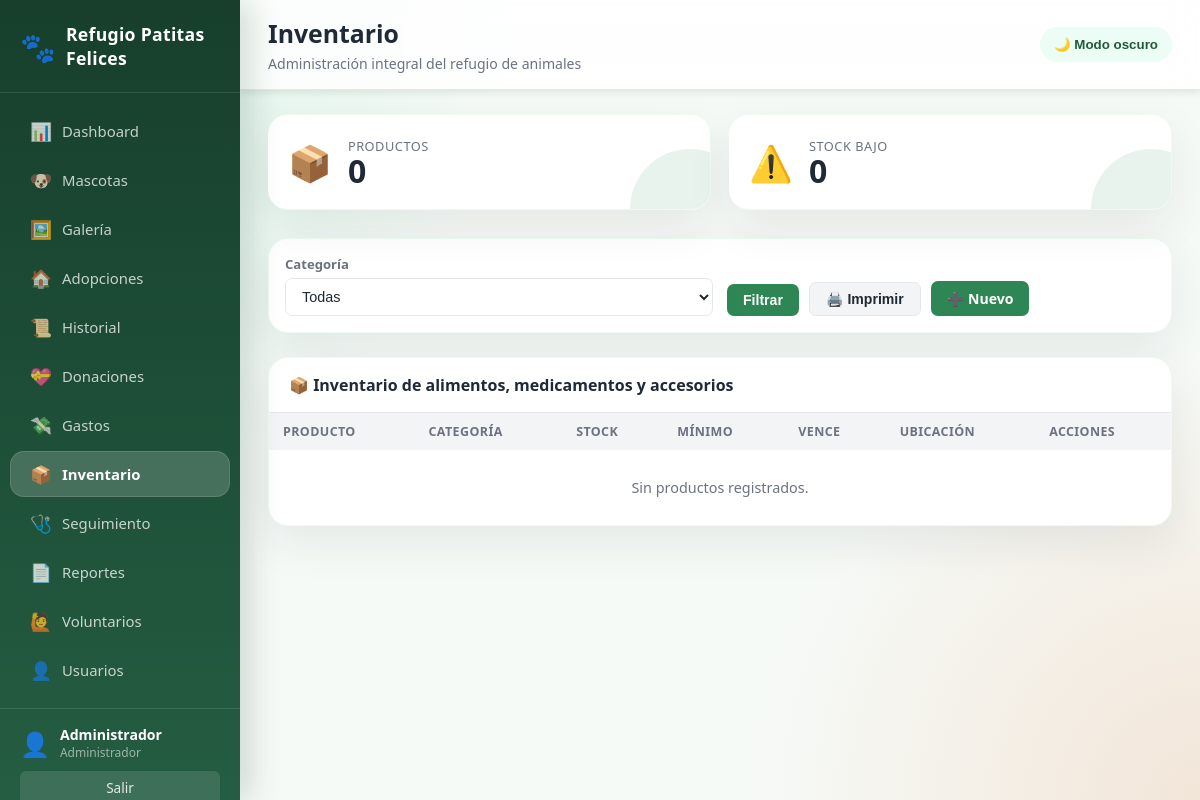
Page /pages/inventario.php (signed in) on the earlier database version.
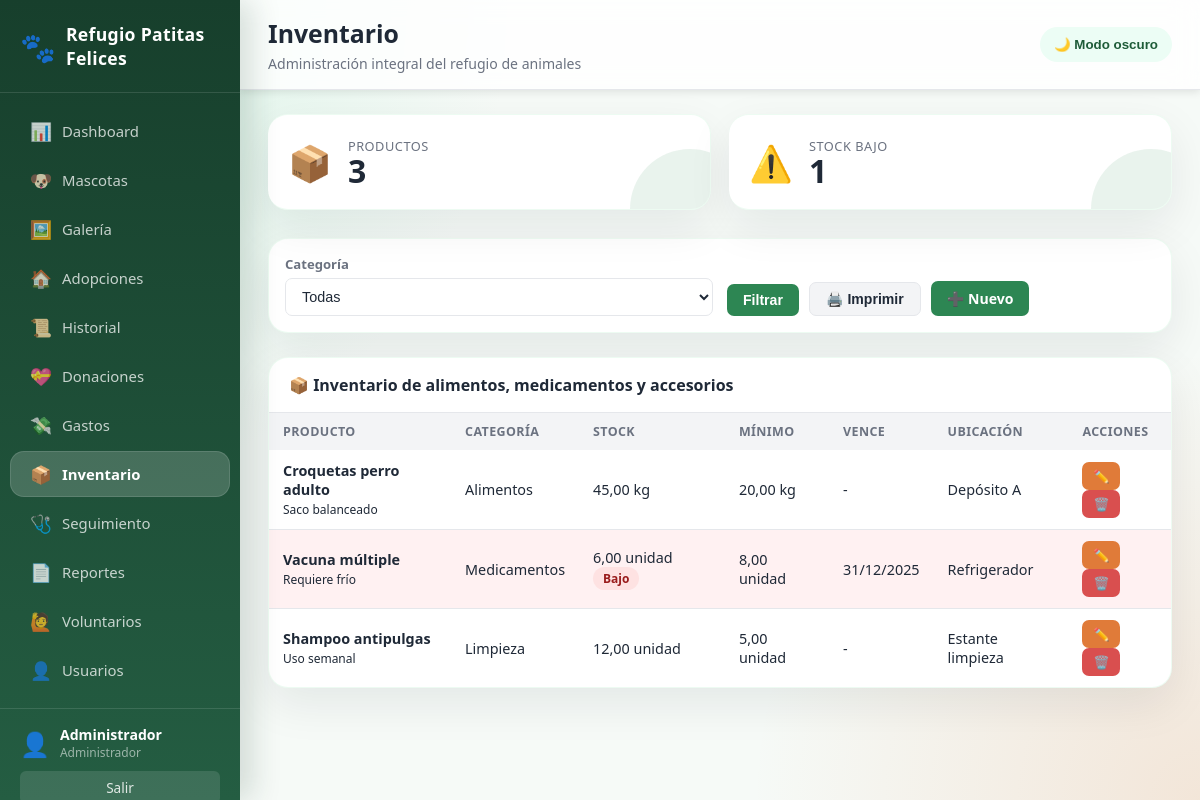
Same page on the later database version.
### tables this page shows
CREATE TABLE inventario (
    id INT AUTO_INCREMENT PRIMARY KEY,
    nombre VARCHAR(150) NOT NULL,
    categoria ENUM('alimentos','medicamentos','accesorios','limpieza') NOT NULL,
    unidad VARCHAR(40) NOT NULL DEFAULT 'unidad',
    cantidad DECIMAL(10,2) NOT NULL DEFAULT 0,
    stock_minimo DECIMAL(10,2) NOT NULL DEFAULT 0,
    fecha_vencimiento DATE DEFAULT NULL,
    ubicacion VARCHAR(120),
    observaciones TEXT,
    actualizado_en TIMESTAMP DEFAULT CURRENT_TIMESTAMP ON UPDATE CURRENT_TIMESTAMP,
    creado_en TIMESTAMP DEFAULT CURRENT_TIMESTAMP
);

### includes/config.php (called while the page is built, shortened)
<?php
function e($str) {
    return htmlspecialchars((string)($str ?? ''), ENT_QUOTES, 'UTF-8');
}
function fechaLatina($fecha) {
    return $fecha ? date('d/m/Y', strtotime($fecha)) : '-';
}

### pages/inventario.php (the view, shortened to what this page needs)
<?php
require_once '../includes/config.php';
$titulo = 'Inventario';
$pdo = conectar();
$accion = $_GET['accion'] ?? 'listar';
$item = [];
include '../includes/header.php';
if ($accion === 'nuevo' || $accion === 'editar'):
?>
<div class="form-card">
    <h2><?= $accion==='editar' ? '✏️ Editar producto' : '➕ Registrar producto' ?></h2>
    <form method="POST">
        <div class="form-grid">
            <div class="form-group"><label>Nombre</label><input type="text" name="nombre" value="<?= e($item['nombre'] ?? '') ?>" required></div>
            <div class="form-group"><label>Categoría</label><select name="categoria"><?php foreach(['alimentos','medicamentos','accesorios','limpieza'] as $c): ?><option value="<?= $c ?>" <?= ($item['categoria']??'')===$c?'selected':'' ?>><?= ucfirst($c) ?></option><?php endforeach; ?></select></div>
            <div class="form-group"><label>Unidad</label><input type="text" name="unidad" value="<?= e($item['unidad'] ?? 'unidad') ?>"></div>
            <div class="form-group"><label>Cantidad</label><input type="number" step="0.01" name="cantidad" value="<?= e($item['cantidad'] ?? 0) ?>"></div>
            <div class="form-group"><label>Stock mínimo</label><input type="number" step="0.01" name="stock_minimo" value="<?= e($item['stock_minimo'] ?? 0) ?>"></div>
            <div class="form-group"><label>Fecha vencimiento</label><input type="date" name="fecha_vencimiento" value="<?= e($item['fecha_vencimiento'] ?? '') ?>"></div>
            <div class="form-group"><label>Ubicación</label><input type="text" name="ubicacion" value="<?= e($item['ubicacion'] ?? '') ?>"></div>
            <div class="form-group full"><label>Observaciones</label><textarea name="observaciones"><?= e($item['observaciones'] ?? '') ?></textarea></div>
        </div>
        <div class="form-actions"><button name="guardar" class="btn btn-primary">Guardar</button><a href="inventario.php" class="btn btn-secondary">Cancelar</a></div>
    </form>
</div>
<?php else:
$categoria = $_GET['categoria'] ?? '';
$where = $categoria ? "WHERE categoria=?" : "";
$stmt = $pdo->prepare("SELECT * FROM inventario $where ORDER BY categoria, nombre");
$stmt->execute($categoria ? [$categoria] : []);
$items = $stmt->fetchAll();
$bajos = array_filter($items, fn($i) => (float)$i['cantidad'] <= (float)$i['stock_minimo']);
?>
<div class="stats-grid">
    <div class="stat-card"><div class="stat-icon">📦</div><div><div class="stat-label">Productos</div><div class="stat-value"><?= count($items) ?></div></div></div>
    <div class="stat-card rojo"><div class="stat-icon">⚠️</div><div><div class="stat-label">Stock bajo</div><div class="stat-value"><?= count($bajos) ?></div></div></div>
</div>
<div class="card filters-card no-print">
    <form method="GET" class="filter-grid">
        <div class="form-group"><label>Categoría</label><select name="categoria"><option value="">Todas</option></select></div>
        <div class="form-actions inline"><button class="btn btn-primary">Filtrar</button><button type="button" class="btn btn-secondary" onclick="window.print()">🖨️ Imprimir</button><a href="inventario.php?accion=nuevo" class="btn btn-primary">➕ Nuevo</a></div>
    </form>
</div>
<div class="card printable">
    <div class="card-header"><h2>📦 Inventario de alimentos, medicamentos y accesorios</h2></div>
    <div class="table-wrap">
        <table>
            <thead><tr><th>Producto</th><th>Categoría</th><th>Stock</th><th>Mínimo</th><th>Vence</th><th>Ubicación</th><th class="no-print">Acciones</th></tr></thead>
            <tbody>
            <?php foreach ($items as $i): $bajo = (float)$i['cantidad'] <= (float)$i['stock_minimo']; ?>
            <tr class="<?= $bajo ? 'row-alert' : '' ?>">
                <td><strong><?= e($i['nombre']) ?></strong><br><small><?= e($i['observaciones']) ?></small></td>
                <td><?= ucfirst(e($i['categoria'])) ?></td>
                <td><?= number_format((float)$i['cantidad'], 2, ',', '.') ?> <?= e($i['unidad']) ?> <?= $bajo ? '<span class="badge badge-rojo">Bajo</span>' : '' ?></td>
                <td><?= number_format((float)$i['stock_minimo'], 2, ',', '.') ?> <?= e($i['unidad']) ?></td>
                <td><?= fechaLatina($i['fecha_vencimiento']) ?></td>
                <td><?= e($i['ubicacion'] ?: '-') ?></td>
                <td class="no-print"><a class="btn btn-warning btn-sm" href="inventario.php?accion=editar&id=<?= $i['id'] ?>">✏️</a><a class="btn btn-danger btn-sm" onclick="return confirm('¿Eliminar producto?')" href="inventario.php?accion=eliminar&id=<?= $i['id'] ?>">🗑️</a></td>
            </tr>
            <?php endforeach; ?>
            <?php if (!$items): ?><tr><td colspan="7" class="empty-state">Sin productos registrados.</td></tr><?php endif; ?>
            </tbody>
        </table>
    </div>
</div>
<?php endif; ?>
<?php include '../includes/footer.php'; ?>

### includes/header.php (shortened to what this page needs)
<?php
$pagina_actual = basename($_SERVER['PHP_SELF']);
?>
<!DOCTYPE html>
<html lang="es">
<head>
    <link rel="stylesheet" href="../css/style.css">
</head>
<body>
<div class="sidebar">
    <div class="sidebar-logo">
        <span class="logo-icon">🐾</span>
        <span class="logo-text"><?= SITE_NAME ?></span>
    </div>
    <nav class="sidebar-nav">
        <a href="dashboard.php" class="nav-item <?= $pagina_actual=='dashboard.php'?'active':'' ?>">
            <span class="nav-icon">📊</span> Dashboard
        </a>
        <a href="animales.php" class="nav-item <?= $pagina_actual=='animales.php'?'active':'' ?>">
            <span class="nav-icon">🐶</span> Mascotas
        </a>
        <a href="galeria.php" class="nav-item <?= $pagina_actual=='galeria.php'?'active':'' ?>">
            <span class="nav-icon">🖼️</span> Galería
        </a>
        <a href="adopciones.php" class="nav-item <?= $pagina_actual=='adopciones.php'?'active':'' ?>">
            <span class="nav-icon">🏠</span> Adopciones
        </a>
        <a href="historial_adopciones.php" class="nav-item <?= $pagina_actual=='historial_adopciones.php'?'active':'' ?>">
            <span class="nav-icon">📜</span> Historial
        </a>
        <a href="donaciones.php" class="nav-item <?= $pagina_actual=='donaciones.php'?'active':'' ?>">
            <span class="nav-icon">💝</span> Donaciones
        </a>
        <a href="gastos.php" class="nav-item <?= $pagina_actual=='gastos.php'?'active':'' ?>">
            <span class="nav-icon">💸</span> Gastos
        </a>
        <a href="inventario.php" class="nav-item <?= $pagina_actual=='inventario.php'?'active':'' ?>">
            <span class="nav-icon">📦</span> Inventario
        </a>
        <a href="seguimientos.php" class="nav-item <?= $pagina_actual=='seguimientos.php'?'active':'' ?>">
            <span class="nav-icon">🩺</span> Seguimiento
        </a>
        <a href="reportes.php" class="nav-item <?= $pagina_actual=='reportes.php'?'active':'' ?>">
            <span class="nav-icon">📄</span> Reportes
        </a>
        <a href="voluntarios.php" class="nav-item <?= $pagina_actual=='voluntarios.php'?'active':'' ?>">
            <span class="nav-icon">🙋</span> Voluntarios
        </a>
        <?php if ($_SESSION['rol'] === 'administrador'): ?>
        <a href="usuarios.php" class="nav-item <?= $pagina_actual=='usuarios.php'?'active':'' ?>">
            <span class="nav-icon">👤</span> Usuarios
        </a>
        <?php endif; ?>
    </nav>
    <div class="sidebar-footer">
        <div class="user-info">
            <span class="user-avatar">👤</span>
            <div>
                <div class="user-name"><?= e($_SESSION['nombre']) ?></div>
                <div class="user-role"><?= e($_SESSION['rol']) ?></div>
            </div>
        </div>
        <a href="../logout.php" class="btn-logout">Salir</a>
    </div>
</div>
<div class="main-content">
    <div class="topbar">
        <div>
            <h1 class="page-title"><?= $titulo ?? 'Panel' ?></h1>
            <p class="page-subtitle">Administración integral del refugio de animales</p>
        </div>
        <button type="button" class="theme-toggle" onclick="toggleTheme()">🌙 Modo oscuro</button>
    </div>
    <div class="content-body">

### includes/footer.php
    </div>
</div>
</body>
</html>

Differences in the rows shown:
added inventario: nombre "Croquetas perro adulto", observaciones "Saco balanceado", categoria "Alimentos", cantidad "45,00", unidad "kg", stock_minimo "20,00", fecha_vencimiento "-", ubicacion "Depósito A"
added inventario: nombre "Vacuna múltiple", observaciones "Requiere frío", categoria "Medicamentos", cantidad "6,00", unidad "unidad", shows "Bajo", stock_minimo "8,00", fecha_vencimiento "31/12/2025", ubicacion "Refrigerador"
added inventario: nombre "Shampoo antipulgas", observaciones "Uso semanal", categoria "Limpieza", cantidad "12,00", unidad "unidad", stock_minimo "5,00", fecha_vencimiento "-", ubicacion "Estante limpieza"
Other differences:
count($items): "0" → "3"
count($bajos): "0" → "1"
text no longer shown: "Sin productos registrados."
